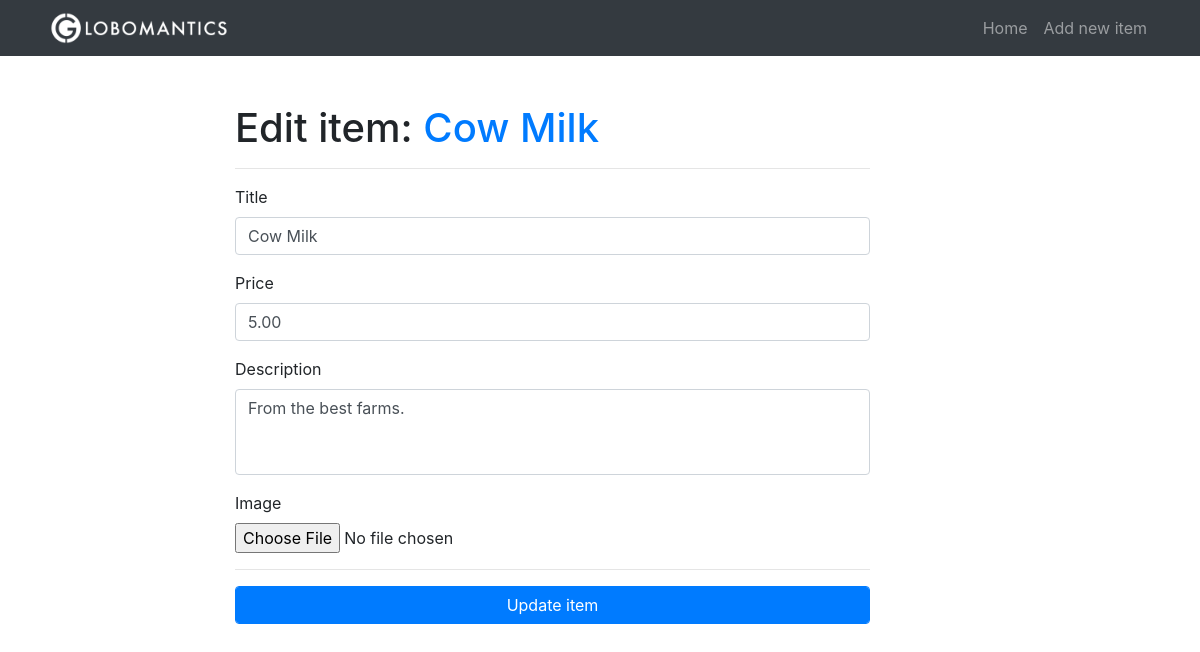
The page /item/4/edit on the database its author committed.
### tables this page shows
CREATE TABLE items(
                    id              INTEGER PRIMARY KEY AUTOINCREMENT,
                    title           TEXT,
                    description     TEXT,
                    price           REAL,
                    image           TEXT,
                    category_id     INTEGER,
                    subcategory_id  INTEGER,
                    FOREIGN KEY(category_id) REFERENCES categories(id),
                    FOREIGN KEY(subcategory_id) REFERENCES subcategories(id)
);

### app.py (the view, shortened to what this page needs)
@app.route("/item/<int:item_id>/edit", methods=["GET", "POST"])
def edit_item(item_id):
    conn = get_db()
    c = conn.cursor()
    item_from_db = c.execute("SELECT * FROM items WHERE id = ?", (item_id,))
    row = c.fetchone()
    try:
        item = {
            "id": row[0],
            "title": row[1],
            "description": row[2],
            "price": row[3],
            "image": row[4]
        }
    except:
        item = {}
    if item:
        form = EditItemForm()
        form.title.data       = item["title"]
        form.description.data = item["description"]
        form.price.data       = item["price"]
        if form.errors:
            flash("{}".format(form.errors), "danger")
        return render_template("edit_item.html", item=item, form=form)
    return redirect(url_for("home"))

### app.py
class EditItemForm(ItemForm):
    submit      = SubmitField("Update item")

### app.py (called while the page is built)
def get_db():
    db = getattr(g, "_database", None)
    if db is None:
        db = g._database = sqlite3.connect("db/globomantics.db")
    return db

@app.teardown_appcontext
def close_connection(exception):
    db = getattr(g, "_database", None)
    if db is not None:
        db.close()

### templates/edit_item.html (shortened to what this page needs)
{% extends 'base.html' %}  {% block content %}
<div class="row">
   <div class="col-lg-7 offset-lg-2 my-5">
      <h1>
         Edit item:
         <a href="{{ url_for('edit_item', item_id=item.id) }}"
            >{{ item.title }}</a
         >
      </h1>
      <hr />
      <form
         method="POST"
         action="{{ url_for('edit_item', item_id=item.id) }}"
         enctype="multipart/form-data"
      >
         <div class="form-group">
            {{ form.title.label }} {{ form.title(class="form-control") }}
         </div>
         <div class="form-group">
            {{ form.price.label }} {{ form.price(class="form-control") }}
         </div>
         <div class="form-group">
            {{ form.description.label }} {{
            form.description(class="form-control", rows="3") }}
         </div>
         <div class="form-group">
            {{ form.image.label }}<br />
            {{ form.image }}
         </div>
         <hr />
         {{ form.submit(class="btn btn-primary form-control") }}
      </form>
   </div>
</div>
{% endblock %}

### static/css/style.css (style rules this page uses)
body { padding-top: 56px; }
textarea { resize: none; }

### rows shown on the page
items: title "Cow Milk", price "5.00", description "From the best farms."
